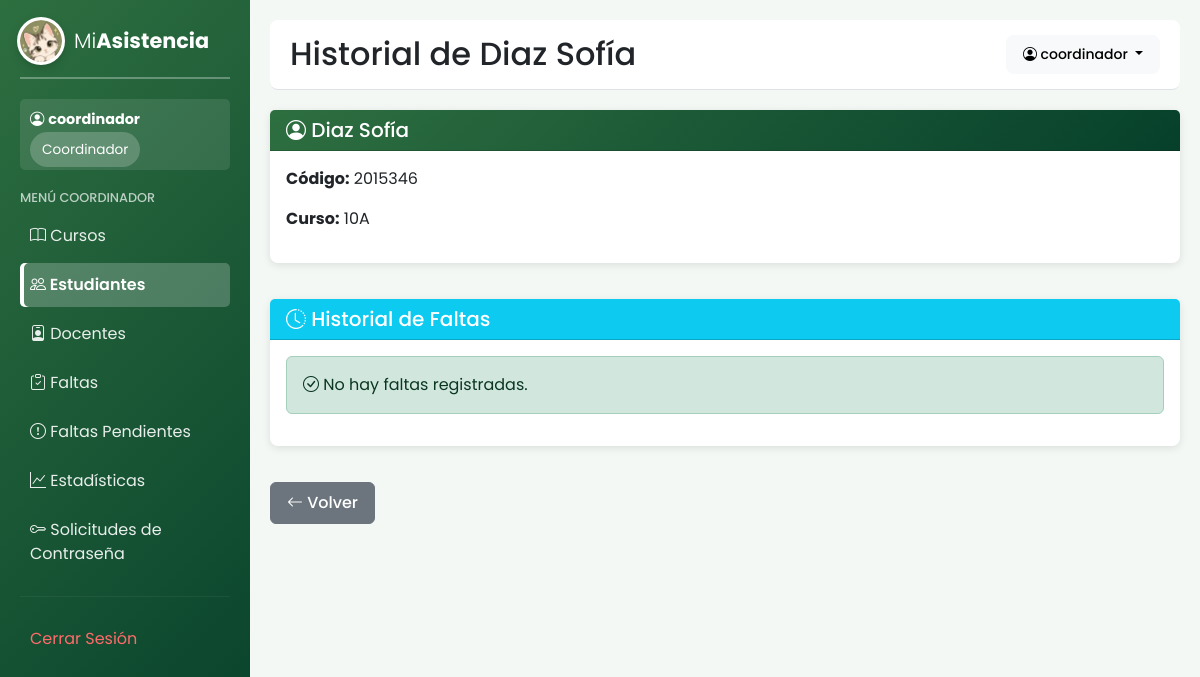
Before: /estudiantes/historial/20/ (signed in) with the older database file.
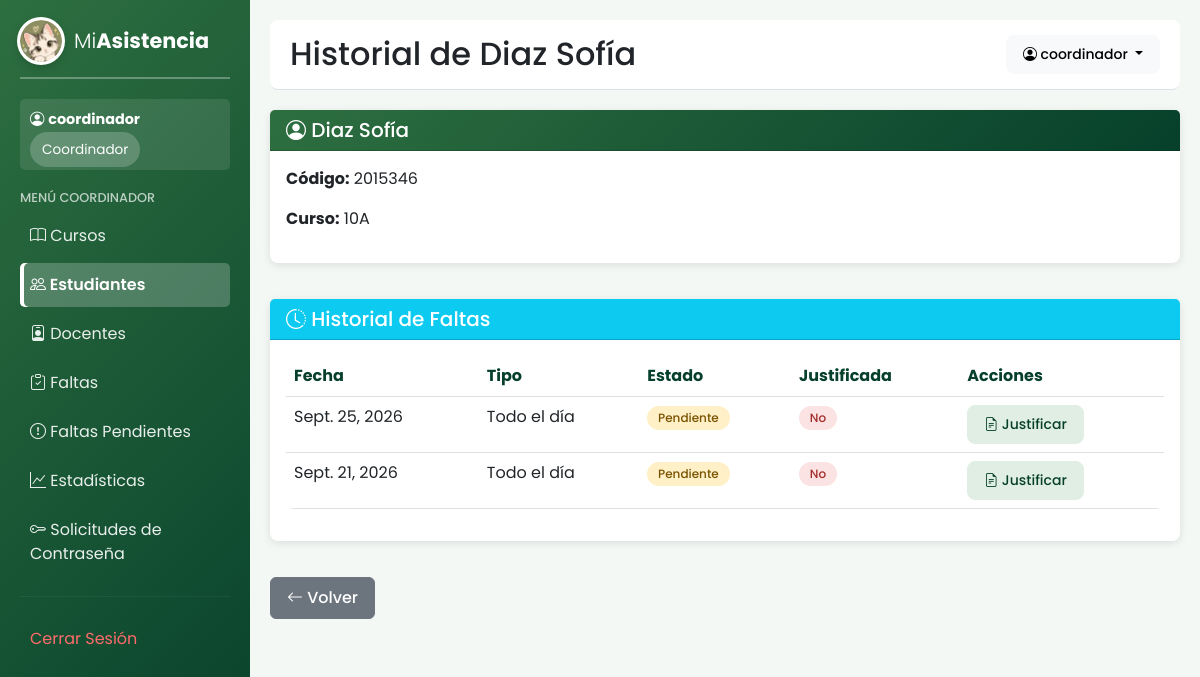
After: the same page with the newer database file.
### core/models.py (models this page shows, shortened)
class Falta(models.Model):
    estudiante = models.ForeignKey(
        Estudiante,
        on_delete=models.CASCADE
    )
    docente = models.ForeignKey(
        Docente,
        on_delete=models.SET_NULL,
        null=True,
        blank=True
    )
    fecha = models.DateField()
    TIPO_FALTA = [
        ("hora", "Por hora"),
        ("dia", "Todo el día"),
        ("retirada", "Retirada"),
    ]
    tipo = models.CharField(
        max_length=15,
        choices=TIPO_FALTA
    )
    hora = models.CharField(
        max_length=20,
        blank=True
    )
    hora_hasta = models.CharField(
        max_length=20,
        blank=True
    )
    quien_retiro = models.CharField(
        max_length=150,
        blank=True
    )
    quien_da_salida = models.CharField(
        max_length=150,
        blank=True
    )
    motivo_retiro = models.TextField(
        blank=True
    )
    hora_retiro = models.TimeField(
        null=True,
        blank=True
    )
    motivo = models.TextField(
        blank=True
    )
    justificada = models.BooleanField(
        default=False
    )
    ESTADOS = [
        ("Pendiente", "Pendiente"),
        ("Aprobada", "Aprobada"),
        ("Rechazada", "Rechazada"),
        ("Registrada", "Registrada"),
    ]
    estado = models.CharField(
        max_length=20,
        choices=ESTADOS,
        default="Pendiente"
    )
    fecha_justificacion = models.DateField(
        null=True,
        blank=True
    )
    observaciones = models.TextField(
        blank=True
    )
    documento = models.FileField(
        upload_to="justificaciones/",
        null=True,
        blank=True
    )
    fecha_revision = models.DateField(
        null=True,
        blank=True
    )
    observaciones_coordinador = models.TextField(
        blank=True
    )

### core/views.py (the view)
@login_required(login_url="login")
def historial_estudiante(request, id):
    estudiante = get_object_or_404(Estudiante, id=id)
    faltas = Falta.objects.filter(estudiante=estudiante).select_related('docente').order_by("-fecha")
    origen = request.GET.get("origen", "estudiantes" if request.user.is_superuser else "dashboard")
    curso_id = request.GET.get("curso", "")
    return render(request, "core/historial_estudiante.html", {
        "estudiante": estudiante,
        "faltas": faltas,
        "origen": origen,
        "curso_id": curso_id
    })

### core/templates/core/historial_estudiante.html (shortened to what the changed rows need)
{% extends 'core/base.html' %}
{% block page_title %}Historial de {{ estudiante.apellido }} {{ estudiante.nombre }}{% endblock %}
{% block content %}
<div class="row">
    <div class="col-md-12">
        <div class="card">
            <div class="card-body">
                {% if faltas %}
                    <div class="table-responsive">
                        <table class="table table-hover">
                            <thead>
                                <tr>
                                    <th>Fecha</th>
                                    <th>Tipo</th>
                                    <th>Estado</th>
                                    <th>Justificada</th>
                                    <th>Acciones</th>
                                </tr>
                            </thead>
                            <tbody>
                                {% for falta in faltas %}
                                    <tr>
                                        <td>{{ falta.fecha }}</td>
                                        <td>{{ falta.get_tipo_display }}</td>
                                        <td>
                                            {% if falta.estado == 'Pendiente' %}
                                                <span class="badge bg-warning text-dark">{{ falta.estado }}</span>
                                            {% elif falta.estado == 'Aprobada' %}
                                                <span class="badge bg-success">{{ falta.estado }}</span>
                                            {% elif falta.estado == 'Rechazada' %}
                                                <span class="badge bg-danger">{{ falta.estado }}</span>
                                            {% else %}
                                                <span class="badge bg-secondary">{{ falta.estado }}</span>
                                            {% endif %}
                                        </td>
                                        <td>
                                            {% if falta.justificada %}
                                                <span class="badge bg-success">Si</span>
                                            {% else %}
                                                <span class="badge bg-danger">No</span>
                                            {% endif %}
                                        </td>
                                        <td>
                                            {% if not falta.justificada %}
                                                <a href="{% url 'justificar_falta' falta.id %}" class="btn btn-sm btn-info"><i class="bi bi-file-earmark-text"></i> Justificar</a>
                                            {% endif %}
                                        </td>
                                    </tr>
                                {% endfor %}
                            </tbody>
                        </table>
                    </div>
                {% else %}
                    <div class="alert alert-success"><i class="bi bi-check-circle"></i> No hay faltas registradas.</div>
                {% endif %}
            </div>
        </div>
    </div>
</div>
{% endblock %}

Changed rows visible on the page:
added Falta: fecha "Sept. 25, 2026", tipo "Todo el día", estado "Pendiente", justificada "No"
added Falta: fecha "Sept. 21, 2026", tipo "Todo el día", estado "Pendiente", justificada "No"
Other visible differences:
text no longer shown: "No hay faltas registradas."
text now shown: "Fecha Tipo Estado Justificada Acciones"
